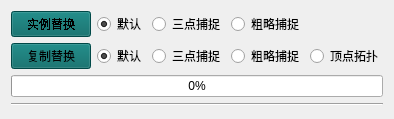
           <widget class="QWidget" name="page_8">
            <property name="geometry">
             <rect>
              <x>0</x>
              <y>0</y>
              <width>389</width>
              <height>119</height>
             </rect>
            </property>
            <attribute name="label">
             <string>替换模型</string>
            </attribute>
            <layout class="QHBoxLayout" name="horizontalLayout_26">
             <item>
              <layout class="QVBoxLayout" name="verticalLayout_20">
               <item>
                <layout class="QVBoxLayout" name="verticalLayout">
                 <item>
                  <layout class="QHBoxLayout" name="horizontalLayout_2">
                   <item>
                    <widget class="QPushButton" name="InstancReplaceButton">
                     <property name="font">
                      <font>
                       <stylestrategy>NoAntialias</stylestrategy>
                      </font>
                     </property>
                     <property name="toolTip">
                      <string>&lt;html&gt;&lt;head/&gt;&lt;body&gt;&lt;p&gt;以最后选择的物体为源物体,以每个物体的位移信息为数据对源物体进行平移缩放旋转&lt;/p&gt;&lt;/body&gt;&lt;/html&gt;</string>
                     </property>
                     <property name="statusTip">
                      <string/>
                     </property>
                     <property name="accessibleDescription">
                      <string/>
                     </property>
                     <property name="styleSheet">
                      <string notr="true">background-color: rgb(0, 101, 99);</string>
                     </property>
                     <property name="text">
                      <string>实例替换</string>
                     </property>
                    </widget>
                   </item>
                   <item>
                    <widget class="QRadioButton" name="InstancReplace_Defult_radioButton">
                     <property name="mouseTracking">
                      <bool>true</bool>
                     </property>
                     <property name="tabletTracking">
                      <bool>false</bool>
                     </property>
                     <property name="focusPolicy">
                      <enum>Qt::NoFocus</enum>
                     </property>
                     <property name="acceptDrops">
                      <bool>true</bool>
                     </property>
                     <property name="inputMethodHints">
                      <set>Qt::ImhNone</set>
                     </property>
                     <property name="text">
                      <string>默认</string>
                     </property>
                     <property name="checkable">
                      <bool>true</bool>
                     </property>
                     <property name="checked">
                      <bool>true</bool>
                     </property>
                     <attribute name="buttonGroup">
                      <string notr="true">InstancReplace_buttonGroup</string>
                     </attribute>
                    </widget>
                   </item>
                   <item>
                    <widget class="QRadioButton" name="InstancReplace_3point_radioButton">
                     <property name="enabled">
                      <bool>true</bool>
                     </property>
                     <property name="tabletTracking">
                      <bool>false</bool>
                     </property>
                     <property name="focusPolicy">
                      <enum>Qt::NoFocus</enum>
                     </property>
                     <property name="acceptDrops">
                      <bool>false</bool>
                     </property>
                     <property name="text">
                      <string>三点捕捉</string>
                     </property>
                     <attribute name="buttonGroup">
                      <string notr="true">InstancReplace_buttonGroup</string>
                     </attribute>
                    </widget>
                   </item>
                   <item>
                    <widget class="QRadioButton" name="InstancReplace_BoundingBox_radioButton">
                     <property name="text">
                      <string>粗略捕捉</string>
                     </property>
                     <attribute name="buttonGroup">
                      <string notr="true">InstancReplace_buttonGroup</string>
                     </attribute>
                    </widget>
                   </item>
                   <item>
                    <spacer name="horizontalSpacer_10">
                     <property name="orientation">
                      <enum>Qt::Horizontal</enum>
                     </property>
                     <property name="sizeHint" stdset="0">
                      <size>
                       <width>37</width>
                       <height>21</height>
                      </size>
                     </property>
                    </spacer>
                   </item>
                  </layout>
                 </item>
                 <item>
                  <layout class="QHBoxLayout" name="horizontalLayout_3">
                   <item>
                    <widget class="QPushButton" name="CopyReplaceButton">
                     <property name="font">
                      <font>
                       <stylestrategy>PreferDefault</stylestrategy>
                      </font>
                     </property>
                     <property name="toolTip">
                      <string>&lt;html&gt;&lt;head/&gt;&lt;body&gt;&lt;p&gt;以最后选择的物体为源物体,以每个物体的位移信息为数据对源物体进行平移缩放旋转.顶点拓扑是基于每个物体与原物体顶点序号位置进行对每个顶点进行位移.&lt;/p&gt;&lt;/body&gt;&lt;/html&gt;</string>
                     </property>
                     <property name="styleSheet">
                      <string notr="true">background-color: rgb(0, 101, 99);</string>
                     </property>
                     <property name="text">
                      <string>复制替换</string>
                     </property>
                    </widget>
                   </item>
                   <item>
                    <widget class="QRadioButton" name="CopyReplace_Defult_radioButton">
                     <property name="text">
                      <string>默认</string>
                     </property>
                     <property name="checked">
                      <bool>true</bool>
                     </property>
                     <attribute name="buttonGroup">
                      <string notr="true">CopyReplace_buttonGroup</string>
                     </attribute>
                    </widget>
                   </item>
                   <item>
                    <widget class="QRadioButton" name="CopyReplace_3point_radioButton">
                     <property name="text">
                      <string>三点捕捉</string>
                     </property>
                     <attribute name="buttonGroup">
                      <string notr="true">CopyReplace_buttonGroup</string>
                     </attribute>
                    </widget>
                   </item>
                   <item>
                    <widget class="QRadioButton" name="CopyReplace_BoundingBox_radioButton">
                     <property name="text">
                      <string>粗略捕捉</string>
                     </property>
                     <attribute name="buttonGroup">
                      <string notr="true">CopyReplace_buttonGroup</string>
                     </attribute>
                    </widget>
                   </item>
                   <item>
                    <widget class="QRadioButton" name="CopyReplace_Topology_radioButton">
                     <property name="text">
                      <string>顶点拓扑</string>
                     </property>
                     <attribute name="buttonGroup">
                      <string notr="true">CopyReplace_buttonGroup</string>
                     </attribute>
                    </widget>
                   </item>
                   <item>
                    <spacer name="horizontalSpacer_14">
                     <property name="orientation">
                      <enum>Qt::Horizontal</enum>
                     </property>
                     <property name="sizeHint" stdset="0">
                      <size>
                       <width>40</width>
                       <height>20</height>
                      </size>
                     </property>
                    </spacer>
                   </item>
                  </layout>
                 </item>
                 <item>
                  <widget class="QProgressBar" name="Replace_progressBar">
                   <property name="sizePolicy">
                    <sizepolicy hsizetype="Expanding" vsizetype="Minimum">
                     <horstretch>0</horstretch>
                     <verstretch>0</verstretch>
                    </sizepolicy>
                   </property>
                   <property name="value">
                    <number>0</number>
                   </property>
                   <property name="alignment">
                    <set>Qt::AlignCenter</set>
                   </property>
                  </widget>
                 </item>
                </layout>
               </item>
               <item>
                <widget class="Line" name="line_3">
                 <property name="orientation">
                  <enum>Qt::Horizontal</enum>
                 </property>
                </widget>
               </item>
               <item>
                <spacer name="verticalSpacer_2">
                 <property name="orientation">
                  <enum>Qt::Vertical</enum>
                 </property>
                 <property name="sizeHint" stdset="0">
                  <size>
                   <width>20</width>
                   <height>40</height>
                  </size>
                 </property>
                </spacer>
               </item>
              </layout>
             </item>
            </layout>
           </widget>
